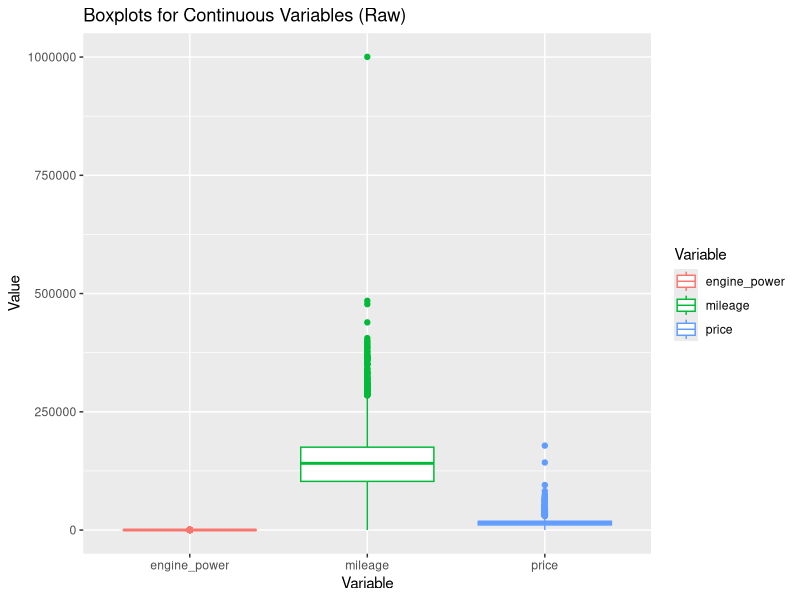
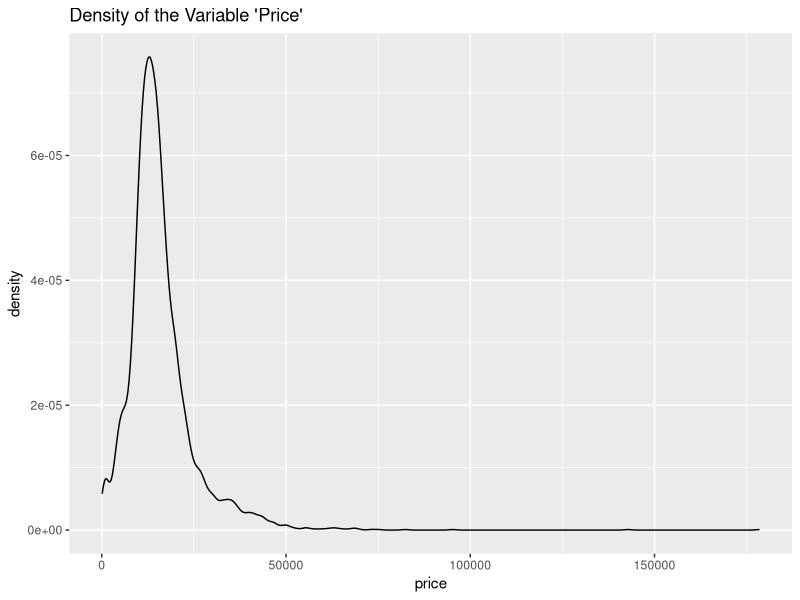
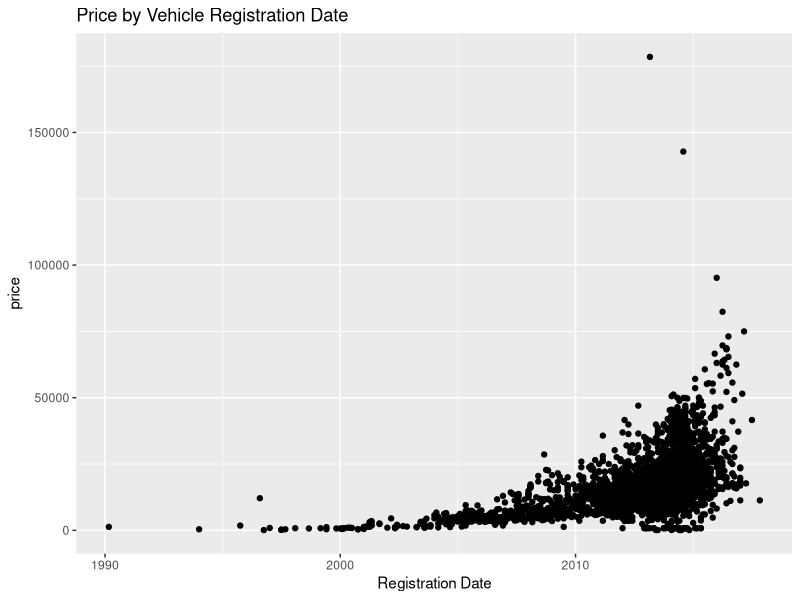
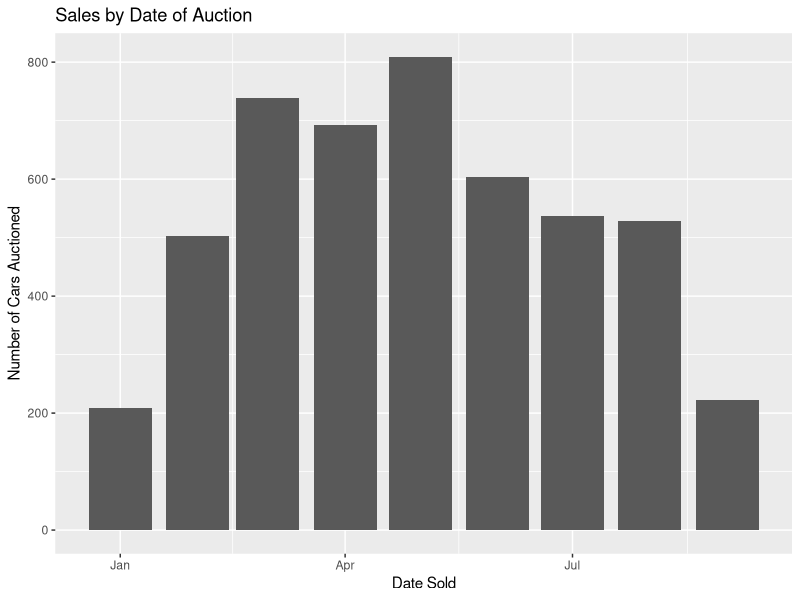
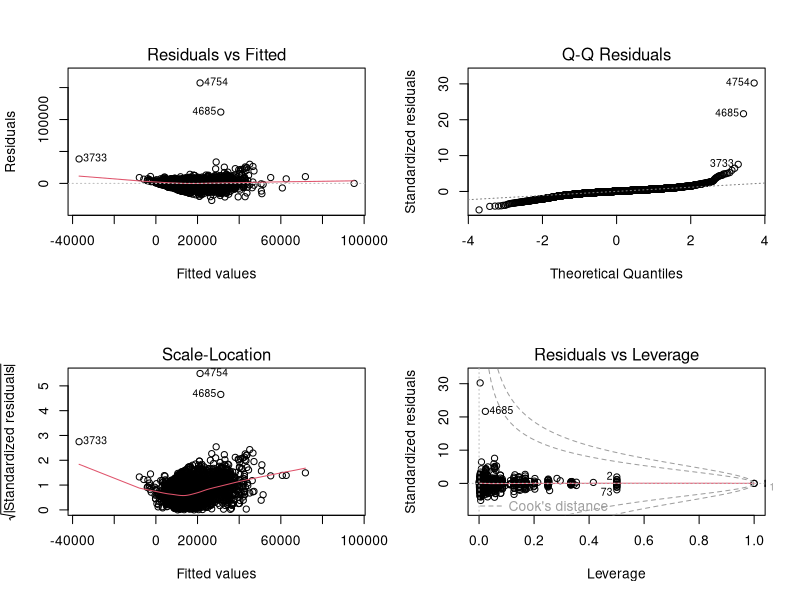
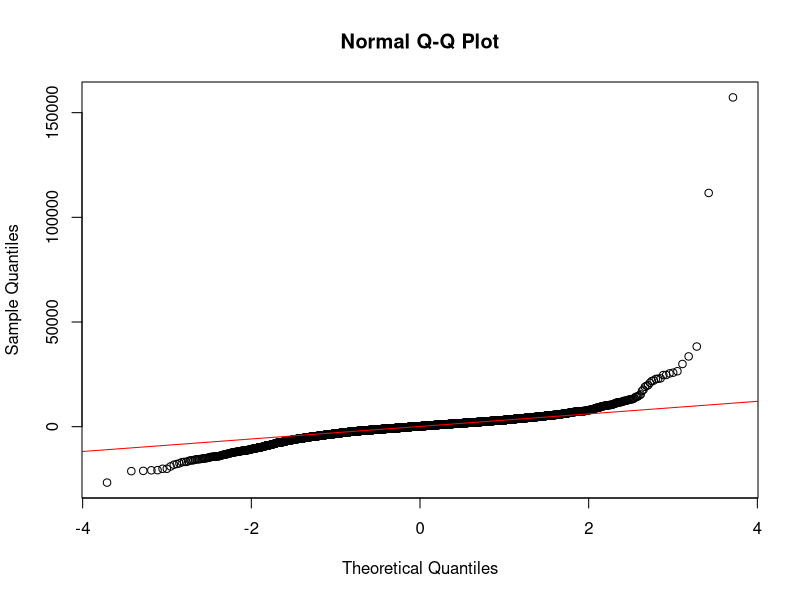
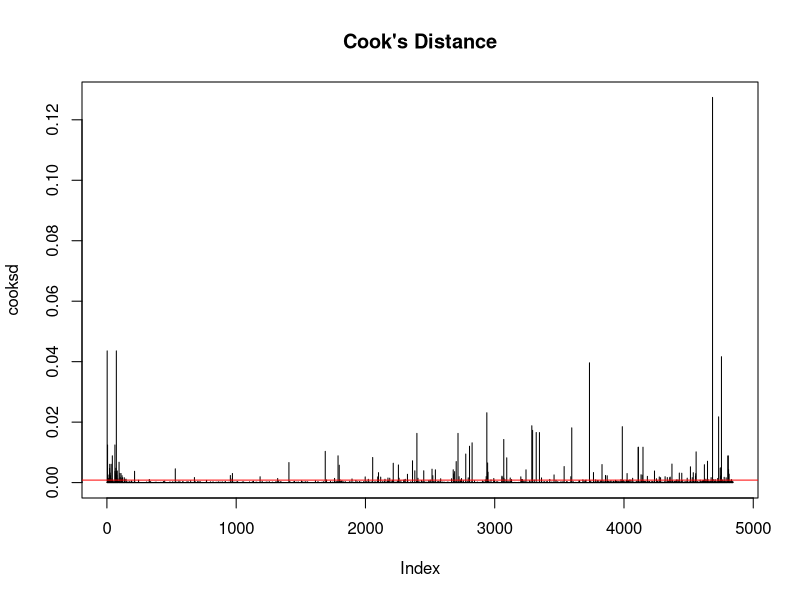

The R source for these figures, in order:
## ---- chunk 1
knitr::opts_chunk$set(
  echo = TRUE,    # Show the R code in the final output.
  fig.pos = "!h"  # Suggests to position figures "here" in the output.
)
## ---- chunk 2
mylibrary <- c("tidyverse", "cowplot", "GGally", "MASS")
invisible(lapply(mylibrary, library, character.only = TRUE))
### load the data
dat_bmw <- read.csv("BMWpricing_updated.csv")
## ---- chunk 3
par(mfrow=c(2,2))
dat_bmw[,c("price", "mileage", "engine_power")]|>
  pivot_longer(everything(), values_to = "Value", names_to = "Variable") |>
  ggplot() + geom_boxplot(aes(x=Variable, y=Value, color=Variable)) +
  labs(title = "Boxplots for Continuous Variables (Raw)")

dat_bmw|>
  ggplot() + geom_density(aes(x=price)) +
  labs(title = "Density of the Variable 'Price'")

dat_bmw|>
  ggplot(aes(x = as.Date(registration_date, format = "%m/%d/%Y"), y = price)) +
  geom_point() + 
  labs(title = "Price by Vehicle Registration Date") +
  xlab("Registration Date")

dat_bmw|>
  ggplot(aes(x = as.Date(sold_at, format = "%m/%d/%Y"))) +
  geom_bar() + 
  labs(title = "Sales by Date of Auction") +
  xlab("Date Sold") +
  ylab("Number of Cars Auctioned")
  
## ---- chunk 4
dat_bmw_clean <- dat_bmw|>
  filter(mileage < 500000 & mileage > 0)|>
  filter(price < 100000)|>
  filter(engine_power != 0)
  
head(dat_bmw_clean)
## ---- chunk 5

# Correct model using your data frame name
model_full <- lm(price ~ mileage + engine_power + paint_color + model_key, data = dat_bmw)

# View model results
summary(model_full)

# Generate diagnostic plots
par(mfrow = c(2, 2))  # Arrange plots in a 2x2 grid
plot(model_full)
par(mfrow = c(1, 1))  # Reset layout

# Q-Q Plot for Normality
qqnorm(resid(model_full))
qqline(resid(model_full), col = "red")

# Shapiro-Wilk test for normality
shapiro.test(resid(model_full))  


# Install 'car' package if necessary
# install.packages("car")

library(car)
vif(model_full)  # Compute Variance Inflation Factor (VIF)

# Compute Cook’s Distance
cooksd <- cooks.distance(model_full)

# Plot Cook’s Distance
plot(cooksd, type = "h", main = "Cook's Distance")
abline(h = 4/(nrow(dat_bmw)), col = "red")  # Threshold line

## ---- chunk 6
length(unique(dat_bmw$model_key))
unique(dat_bmw$paint_color)
unique(dat_bmw$fuel)

range(as.Date(dat_bmw$registration_date, format = "%m/%d/%Y"), na.rm=T)
range(as.Date(dat_bmw$sold_at, format = "%m/%d/%Y"), na.rm=T)

min(dat_bmw$mileage)
min(dat_bmw$engine_power)
min(dat_bmw$price)

median(dat_bmw$price)
range(dat_bmw$engine_power)

mean(dat_bmw$feature_1 == T)
mean(dat_bmw$feature_2 == T)
mean(dat_bmw$feature_3 == T)
mean(dat_bmw$feature_4 == T)
mean(dat_bmw$feature_5 == T)
mean(dat_bmw$feature_6 == T)
mean(dat_bmw$feature_7 == T)
mean(dat_bmw$feature_8 == T)

coef(lm(dat_bmw$price ~ dat_bmw$feature_7))

max(dat_bmw$mileage)
